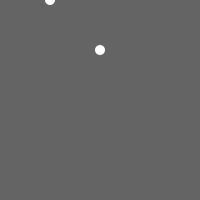
Frame 1 (no input)
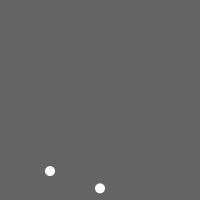
Frame 60 (the mouse pressed at the canvas centre just before this capture)
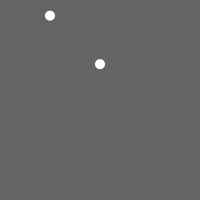
Frame 120 (the mouse held since frame 60 and released just before this capture)

The Processing sketch that drew these frames (run headless with seeded random() and noise(); from frame 60 on, the mouse is pressed at the canvas centre):

// Processing sketch: exercise08_05_gravity_balls_with_classes_sketch
// ── exercise08_05_gravity_balls_with_classes_sketch.pde
Ball ball1;
Ball ball2;

float gravity = 0.1;

class Ball {
  float x;
  float y;
  float speed;
  float w;

  Ball(float _x, float _y, float _w) {
    x = _x;
    y = _y;
    w = _w;
    speed = 0;
  }

  void display() {
    fill(255);
    noStroke();
    ellipseMode(CENTER);
    ellipse(x, y, 10, 10);
  }

  void move() {
    // Add speed to y location
    y = y + speed;
    // Add gravity to speed
    speed = speed + gravity;
  
    // If square reaches the bottom
    // Reverse speed
    if (y > height) {
      speed = speed * -0.95;
    }
  }
  
}

void setup() {
  size(200, 200);
  ball1 = new Ball(50, 0, 16);
  ball2 = new Ball(100, 50, 32);
  smooth();
}

void draw() {
  background(100);

  ball1.display();
  ball2.display();
  ball1.move();
  ball2.move();
}
